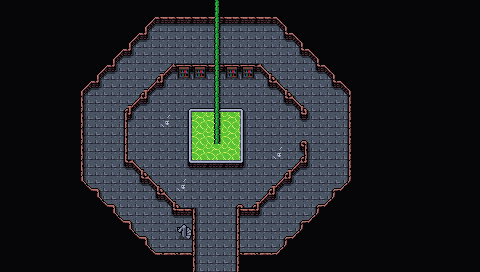

A level layout from a 2D game, rendered from its tile map. Below: a short description, then the map file with tile-grid data replaced by summaries:
An orthogonal 30x17 tile map with 16x16 px tiles, 6 tile layers (Collision, Lava, Background, Walls, ...), 2 tilesets and 5 objects.

<map version="1.10" tiledversion="1.10.1" orientation="orthogonal" renderorder="right-down" width="30" height="17" tilewidth="16" tileheight="16" infinite="0" nextlayerid="9" nextobjectid="61">
 <editorsettings>
  <export target="wastetown..tmx" format="tmx" />
 </editorsettings>
 <tileset firstgid="1" source="../../tileset/main.tsx" />
 <tileset firstgid="10113" source="../../tileset/buildings.tsx" />
 <layer id="6" name="Collision" width="30" height="17">
  <data>[510 cells, 35 non-empty, 1 distinct tile ids]</data>
 </layer>
 <layer id="7" name="Lava" width="30" height="17" tintcolor="#ff5500">
  <data>[510 cells, 9 non-empty, 1 distinct tile ids]</data>
 </layer>
 <layer id="1" name="Background" width="30" height="17" tintcolor="#8a3440">
  <data>[510 cells, 501 non-empty, 9 distinct tile ids]</data>
 </layer>
 <layer id="2" name="Walls" width="30" height="17">
  <data>[510 cells, 411 non-empty, 16 distinct tile ids]</data>
 </layer>
 <layer id="3" name="Clutter" width="30" height="17">
  <properties>
   <property name="spriteLayer" type="bool" value="true" />
  </properties>
  <data>[510 cells, 10 non-empty, 5 distinct tile ids]</data>
 </layer>
 <layer id="8" name="Over Sprites" width="30" height="17" tintcolor="#ffaa00">
  <data>[510 cells, 9 non-empty, 1 distinct tile ids]</data>
 </layer>
 <objectgroup id="4" name="Objects">
  <object id="55" template="../../obj/door_left.tx" x="176.5" y="241">
   <properties>
    <property name="teleport" value="../common/maps/map/demontower/portal_2E.tmx" />
    <property name="teleportObjectId" value="58" />
   </properties>
  </object>
  <object id="56" template="../../obj/door_up.tx" x="207.5" y="270.5">
   <properties>
    <property name="teleport" value="../common/maps/map/demontower/portal_2B.tmx" />
    <property name="teleportObjectId" value="71" />
   </properties>
  </object>
  <object id="57" template="../../obj/enemy.tx" x="247.046" y="135.271">
   <properties>
    <property name="enemy" value="Necromancer" />
    <property name="threatRange" type="int" value="50" />
   </properties>
  </object>
  <object id="59" template="../../obj/treasure.tx" x="225.784" y="96.4418" />
  <object id="60" template="../../obj/manashards.tx" x="85.0293" y="119.613" />
 </objectgroup>
</map>
